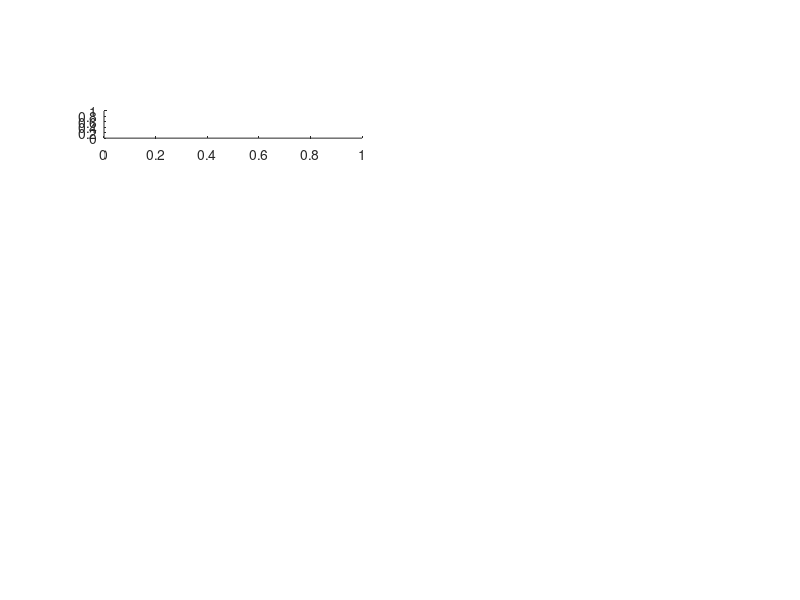

Write the MATLAB code that produced this figure. (Note: this script raises an error after producing the figure.)


subplot(8,2,3); hold on
std_sai_means_e1_7=std(data.trials.t1.psd.e1.sai.means.beta(:,7));
plot([0 size(data.trials.t1.psd.e1.sai.means.beta,1)],[data.trials.t1.psd.e1.sai.supermeans.beta(7) data.trials.t1.psd.e1.sai.supermeans.beta(7)],'r','LineWidth',2)
plot([0 size(data.trials.t1.psd.e1.sai.means.beta,1)],[data.trials.t1.psd.e1.sai.supermeans.beta(7)+3*std_sai_means_e1_7 data.trials.t1.psd.e1.sai.supermeans.beta(7)+3*std_sai_means_e1_7],'--r')
if data.trials.t1.psd.e1.sai.supermeans.beta(7)-3*std_sai_means_e1_7>0
    plot([0 size(data.trials.t1.psd.e1.sai.means.beta,1)],...
        [data.trials.t1.psd.e1.sai.supermeans.beta(7)-3*std_sai_means_e1_7 data.trials.t1.psd.e1.sai.supermeans.beta(7)-3*std_sai_means_e1_7],'--r')
else
end

subplot(8,2,4); hold on
std_sai_means_e1_18=std(data.trials.t1.psd.e1.sai.means.beta(:,18));
plot([0 size(data.trials.t1.psd.e1.sai.means.beta,1)],[data.trials.t1.psd.e1.sai.supermeans.beta(18) data.trials.t1.psd.e1.sai.supermeans.beta(18)],'r','LineWidth',2)
plot([0 size(data.trials.t1.psd.e1.sai.means.beta,1)],[data.trials.t1.psd.e1.sai.supermeans.beta(18)+3*std_sai_means_e1_18 data.trials.t1.psd.e1.sai.supermeans.beta(18)+3*std_sai_means_e1_18],'--r')
if data.trials.t1.psd.e1.sai.supermeans.beta(18)-3*std_sai_means_e1_18>0
    plot([0 size(data.trials.t1.psd.e1.sai.means.beta,1)],...
        [data.trials.t1.psd.e1.sai.supermeans.beta(18)-3*std_sai_means_e1_18 data.trials.t1.psd.e1.sai.supermeans.beta(18)-3*std_sai_means_e1_18],'--r')
else
end

subplot(8,2,7); hold on
std_sai_means_e2_7=std(data.trials.t1.psd.e2.sai.means.beta(:,7));
plot([0 size(data.trials.t1.psd.e2.sai.means.beta,1)],[data.trials.t1.psd.e2.sai.supermeans.beta(7) data.trials.t1.psd.e2.sai.supermeans.beta(7)],'r','LineWidth',2)
plot([0 size(data.trials.t1.psd.e2.sai.means.beta,1)],[data.trials.t1.psd.e2.sai.supermeans.beta(7)+3*std_sai_means_e2_7 data.trials.t1.psd.e2.sai.supermeans.beta(7)+3*std_sai_means_e2_7],'--r')
if data.trials.t1.psd.e2.sai.supermeans.beta(7)-3*std_sai_means_e2_7>0
    plot([0 size(data.trials.t1.psd.e2.sai.means.beta,1)],...
        [data.trials.t1.psd.e2.sai.supermeans.beta(7)-3*std_sai_means_e2_7 data.trials.t1.psd.e2.sai.supermeans.beta(7)-3*std_sai_means_e2_7],'--r')
else
end

subplot(8,2,8); hold on
std_sai_means_e2_18=std(data.trials.t1.psd.e2.sai.means.beta(:,18));
plot([0 size(data.trials.t1.psd.e2.sai.means.beta,1)],[data.trials.t1.psd.e2.sai.supermeans.beta(18) data.trials.t1.psd.e2.sai.supermeans.beta(18)],'r','LineWidth',2)
plot([0 size(data.trials.t1.psd.e2.sai.means.beta,1)],[data.trials.t1.psd.e2.sai.supermeans.beta(18)+3*std_sai_means_e2_18 data.trials.t1.psd.e2.sai.supermeans.beta(18)+3*std_sai_means_e2_18],'--r')
if data.trials.t1.psd.e2.sai.supermeans.beta(18)-3*std_sai_means_e2_18>0
    plot([0 size(data.trials.t1.psd.e2.sai.means.beta,1)],...
        [data.trials.t1.psd.e2.sai.supermeans.beta(18)-3*std_sai_means_e2_18 data.trials.t1.psd.e2.sai.supermeans.beta(18)-3*std_sai_means_e2_18],'--r')
else
end

subplot(8,2,11); hold on
std_sai_means_e3_7=std(data.trials.t1.psd.e3.sai.means.beta(:,7));
plot([0 size(data.trials.t1.psd.e3.sai.means.beta,1)],[data.trials.t1.psd.e3.sai.supermeans.beta(7) data.trials.t1.psd.e3.sai.supermeans.beta(7)],'r','LineWidth',2)
plot([0 size(data.trials.t1.psd.e3.sai.means.beta,1)],[data.trials.t1.psd.e3.sai.supermeans.beta(7)+3*std_sai_means_e3_7 data.trials.t1.psd.e3.sai.supermeans.beta(7)+3*std_sai_means_e3_7],'--r')
if data.trials.t1.psd.e3.sai.supermeans.beta(7)-3*std_sai_means_e3_7>0
    plot([0 size(data.trials.t1.psd.e3.sai.means.beta,1)],...
        [data.trials.t1.psd.e3.sai.supermeans.beta(7)-3*std_sai_means_e3_7 data.trials.t1.psd.e3.sai.supermeans.beta(7)-3*std_sai_means_e3_7],'--r')
else
end

subplot(8,2,12); hold on
std_sai_means_e3_18=std(data.trials.t1.psd.e3.sai.means.beta(:,18));
plot([0 size(data.trials.t1.psd.e3.sai.means.beta,1)],[data.trials.t1.psd.e3.sai.supermeans.beta(18) data.trials.t1.psd.e3.sai.supermeans.beta(18)],'r','LineWidth',2)
plot([0 size(data.trials.t1.psd.e3.sai.means.beta,1)],[data.trials.t1.psd.e3.sai.supermeans.beta(18)+3*std_sai_means_e3_18 data.trials.t1.psd.e3.sai.supermeans.beta(18)+3*std_sai_means_e3_18],'--r')
if data.trials.t1.psd.e3.sai.supermeans.beta(18)-3*std_sai_means_e3_18>0
    plot([0 size(data.trials.t1.psd.e3.sai.means.beta,1)],...
        [data.trials.t1.psd.e3.sai.supermeans.beta(18)-3*std_sai_means_e3_18 data.trials.t1.psd.e3.sai.supermeans.beta(18)-3*std_sai_means_e3_18],'--r')
else
end

subplot(8,2,15); hold on
std_sai_means_e4_7=std(data.trials.t1.psd.e4.sai.means.beta(:,7));
plot([0 size(data.trials.t1.psd.e4.sai.means.beta,1)],[data.trials.t1.psd.e4.sai.supermeans.beta(7) data.trials.t1.psd.e4.sai.supermeans.beta(7)],'r','LineWidth',2)
plot([0 size(data.trials.t1.psd.e4.sai.means.beta,1)],[data.trials.t1.psd.e4.sai.supermeans.beta(7)+3*std_sai_means_e4_7 data.trials.t1.psd.e4.sai.supermeans.beta(7)+3*std_sai_means_e4_7],'--r')
if data.trials.t1.psd.e4.sai.supermeans.beta(7)-3*std_sai_means_e4_7>0
    plot([0 size(data.trials.t1.psd.e4.sai.means.beta,1)],...
        [data.trials.t1.psd.e4.sai.supermeans.beta(7)-3*std_sai_means_e4_7 data.trials.t1.psd.e4.sai.supermeans.beta(7)-3*std_sai_means_e4_7],'--r')
else
end

subplot(8,2,16); hold on
std_sai_means_e4_18=std(data.trials.t1.psd.e4.sai.means.beta(:,18));
plot([0 size(data.trials.t1.psd.e4.sai.means.beta,1)],[data.trials.t1.psd.e4.sai.supermeans.beta(18) data.trials.t1.psd.e4.sai.supermeans.beta(18)],'r','LineWidth',2)
plot([0 size(data.trials.t1.psd.e4.sai.means.beta,1)],[data.trials.t1.psd.e4.sai.supermeans.beta(18)+3*std_sai_means_e4_18 data.trials.t1.psd.e4.sai.supermeans.beta(18)+3*std_sai_means_e4_18],'--r')
if data.trials.t1.psd.e4.sai.supermeans.beta(18)-3*std_sai_means_e4_18>0
    plot([0 size(data.trials.t1.psd.e4.sai.means.beta,1)],...
        [data.trials.t1.psd.e4.sai.supermeans.beta(18)-3*std_sai_means_e4_18 data.trials.t1.psd.e4.sai.supermeans.beta(18)-3*std_sai_means_e4_18],'--r')
else
end

%find indices above 3STD, then should be able to automatically recalc epoch
%can even put a green line there or something could maybe identify all
%possible epochs and then which one it chose
%maybe best to create a new field epoch_new then rerun untitled4

%%

find_means_above_3std_e1_7=find(data.trials.t1.psd.e1.sai.means.beta(:,7)>=data.trials.t1.psd.e1.sai.supermeans.beta(7)+3*std_sai_means_e1_7)
if isempty(find(find_means_above_3std_e1_7==0))==1
    range_find_means_above_3std_e1_7=[0 find_means_above_3std_e1_7']
end

if isempty(find(find_means_above_3std_e1_7==100))==1
    range_find_means_above_3std_e1_7=[range_find_means_above_3std_e1_7 100]
end
[max_diff_range_find_means_above_3std_e1_7,i_max_diff_range_find_means_above_3std_e1_7]=max(diff(range_find_means_above_3std_e1_7))
epoch_new_e1_7=[range_find_means_above_3std_e1_7(i_max_diff_range_find_means_above_3std_e1_7) range_find_means_above_3std_e1_7(i_max_diff_range_find_means_above_3std_e1_7+1)]*1e3
data.trials.t1.epochs_new.e1_7=[data.trials.t1.epochs.e1(1)+epoch_new_e1_7(1) data.trials.t1.epochs.e1(1)+epoch_new_e1_7(2)]


find_means_above_3std_e1_18=find(data.trials.t1.psd.e1.sai.means.beta(:,18)>=data.trials.t1.psd.e1.sai.supermeans.beta(18)+3*std_sai_means_e1_18)
if isempty(find(find_means_above_3std_e1_18==0))==1
    range_find_means_above_3std_e1_18=[0 find_means_above_3std_e1_18']
end

if isempty(find(find_means_above_3std_e1_18==100))==1
    range_find_means_above_3std_e1_18=[range_find_means_above_3std_e1_18 100]
end
[max_diff_range_find_means_above_3std_e1_18,i_max_diff_range_find_means_above_3std_e1_18]=max(diff(range_find_means_above_3std_e1_18))
epoch_new_e1_18=[range_find_means_above_3std_e1_18(i_max_diff_range_find_means_above_3std_e1_18) range_find_means_above_3std_e1_18(i_max_diff_range_find_means_above_3std_e1_18+1)]*1e3
data.trials.t1.epochs_new.e1_18=[data.trials.t1.epochs.e1(1)+epoch_new_e1_18(1) data.trials.t1.epochs.e1(1)+epoch_new_e1_18(2)]


find_means_above_3std_e2_7=find(data.trials.t1.psd.e2.sai.means.beta(:,7)>=data.trials.t1.psd.e2.sai.supermeans.beta(7)+3*std_sai_means_e2_7)
if isempty(find(find_means_above_3std_e2_7==0))==1
    range_find_means_above_3std_e2_7=[0 find_means_above_3std_e2_7']
end

if isempty(find(find_means_above_3std_e2_7==100))==1
    range_find_means_above_3std_e2_7=[range_find_means_above_3std_e2_7 100]
end
[max_diff_range_find_means_above_3std_e2_7,i_max_diff_range_find_means_above_3std_e2_7]=max(diff(range_find_means_above_3std_e2_7))
epoch_new_e2_7=[range_find_means_above_3std_e2_7(i_max_diff_range_find_means_above_3std_e2_7) range_find_means_above_3std_e2_7(i_max_diff_range_find_means_above_3std_e2_7+1)]*1e3
data.trials.t1.epochs_new.e2_7=[data.trials.t1.epochs.e2(1)+epoch_new_e2_7(1) data.trials.t1.epochs.e2(1)+epoch_new_e2_7(2)]


find_means_above_3std_e2_18=find(data.trials.t1.psd.e2.sai.means.beta(:,18)>=data.trials.t1.psd.e2.sai.supermeans.beta(18)+3*std_sai_means_e2_18)
if isempty(find(find_means_above_3std_e2_18==0))==1
    range_find_means_above_3std_e2_18=[0 find_means_above_3std_e2_18']
end

if isempty(find(find_means_above_3std_e2_18==100))==1
    range_find_means_above_3std_e2_18=[range_find_means_above_3std_e2_18 100]
end
[max_diff_range_find_means_above_3std_e2_18,i_max_diff_range_find_means_above_3std_e2_18]=max(diff(range_find_means_above_3std_e2_18))
epoch_new_e2_18=[range_find_means_above_3std_e2_18(i_max_diff_range_find_means_above_3std_e2_18) range_find_means_above_3std_e2_18(i_max_diff_range_find_means_above_3std_e2_18+1)]*1e3
data.trials.t1.epochs_new.e2_18=[data.trials.t1.epochs.e2(1)+epoch_new_e2_18(1) data.trials.t1.epochs.e2(1)+epoch_new_e2_18(2)]

find_means_above_3std_e3_7=find(data.trials.t1.psd.e3.sai.means.beta(:,7)>=data.trials.t1.psd.e3.sai.supermeans.beta(7)+3*std_sai_means_e3_7)
if isempty(find(find_means_above_3std_e3_7==0))==1
    range_find_means_above_3std_e3_7=[0 find_means_above_3std_e3_7']
end

if isempty(find(find_means_above_3std_e3_7==100))==1
    range_find_means_above_3std_e3_7=[range_find_means_above_3std_e3_7 100]
end
[max_diff_range_find_means_above_3std_e3_7,i_max_diff_range_find_means_above_3std_e3_7]=max(diff(range_find_means_above_3std_e3_7))
epoch_new_e3_7=[range_find_means_above_3std_e3_7(i_max_diff_range_find_means_above_3std_e3_7) range_find_means_above_3std_e3_7(i_max_diff_range_find_means_above_3std_e3_7+1)]*1e3
data.trials.t1.epochs_new.e3_7=[data.trials.t1.epochs.e3(1)+epoch_new_e3_7(1) data.trials.t1.epochs.e3(1)+epoch_new_e3_7(2)]

find_means_above_3std_e3_18=find(data.trials.t1.psd.e3.sai.means.beta(:,18)>=data.trials.t1.psd.e3.sai.supermeans.beta(18)+3*std_sai_means_e3_18)
if isempty(find(find_means_above_3std_e3_18==0))==1
    range_find_means_above_3std_e3_18=[0 find_means_above_3std_e3_18']
end

if isempty(find(find_means_above_3std_e3_18==100))==1
    range_find_means_above_3std_e3_18=[range_find_means_above_3std_e3_18 100]
end
[max_diff_range_find_means_above_3std_e3_18,i_max_diff_range_find_means_above_3std_e3_18]=max(diff(range_find_means_above_3std_e3_18))
epoch_new_e3_18=[range_find_means_above_3std_e3_18(i_max_diff_range_find_means_above_3std_e3_18) range_find_means_above_3std_e3_18(i_max_diff_range_find_means_above_3std_e3_18+1)]*1e3
data.trials.t1.epochs_new.e3_18=[data.trials.t1.epochs.e3(1)+epoch_new_e3_18(1) data.trials.t1.epochs.e3(1)+epoch_new_e3_18(2)]

find_means_above_3std_e4_7=find(data.trials.t1.psd.e4.sai.means.beta(:,7)>=data.trials.t1.psd.e4.sai.supermeans.beta(7)+3*std_sai_means_e4_7)
if isempty(find(find_means_above_3std_e4_7==0))==1
    range_find_means_above_3std_e4_7=[0 find_means_above_3std_e4_7']
end

if isempty(find(find_means_above_3std_e4_7==100))==1
    range_find_means_above_3std_e4_7=[range_find_means_above_3std_e4_7 100]
end
[max_diff_range_find_means_above_3std_e4_7,i_max_diff_range_find_means_above_3std_e4_7]=max(diff(range_find_means_above_3std_e4_7))
epoch_new_e4_7=[range_find_means_above_3std_e4_7(i_max_diff_range_find_means_above_3std_e4_7) range_find_means_above_3std_e4_7(i_max_diff_range_find_means_above_3std_e4_7+1)]*1e3
data.trials.t1.epochs_new.e4_7=[data.trials.t1.epochs.e4(1)+epoch_new_e4_7(1) data.trials.t1.epochs.e4(1)+epoch_new_e4_7(2)]

find_means_above_3std_e4_18=find(data.trials.t1.psd.e4.sai.means.beta(:,18)>=data.trials.t1.psd.e4.sai.supermeans.beta(18)+3*std_sai_means_e4_18)
if isempty(find(find_means_above_3std_e4_18==0))==1
    range_find_means_above_3std_e4_18=[0 find_means_above_3std_e4_18']
end

if isempty(find(find_means_above_3std_e4_18==100))==1
    range_find_means_above_3std_e4_18=[range_find_means_above_3std_e4_18 100]
end
[max_diff_range_find_means_above_3std_e4_18,i_max_diff_range_find_means_above_3std_e4_18]=max(diff(range_find_means_above_3std_e4_18))
epoch_new_e4_18=[range_find_means_above_3std_e4_18(i_max_diff_range_find_means_above_3std_e4_18) range_find_means_above_3std_e4_18(i_max_diff_range_find_means_above_3std_e4_18+1)]*1e3
data.trials.t1.epochs_new.e4_18=[data.trials.t1.epochs.e4(1)+epoch_new_e4_18(1) data.trials.t1.epochs.e4(1)+epoch_new_e4_18(2)]



subplot(8,2,3)
ylim_e1_7=get(gca,'ylim')
plot([epoch_new_e1_7(1) epoch_new_e1_7(2)]/1000,[ylim_e1_7(2)-.1*ylim_e1_7(2) ylim_e1_7(2)-.1*ylim_e1_7(2)],'g','LineWidth',2)

subplot(8,2,4)
ylim_e1_18=get(gca,'ylim')
plot([epoch_new_e1_18(1) epoch_new_e1_18(2)]/1000,[ylim_e1_18(2)-.1*ylim_e1_18(2) ylim_e1_18(2)-.1*ylim_e1_18(2)],'g','LineWidth',2)

subplot(8,2,7)
ylim_e2_7=get(gca,'ylim')
plot([epoch_new_e2_7(1) epoch_new_e2_7(2)]/1000,[ylim_e2_7(2)-.1*ylim_e2_7(2) ylim_e2_7(2)-.1*ylim_e2_7(2)],'g','LineWidth',2)

subplot(8,2,8)
ylim_e2_18=get(gca,'ylim')
plot([epoch_new_e2_18(1) epoch_new_e2_18(2)]/1000,[ylim_e2_18(2)-.1*ylim_e2_18(2) ylim_e2_18(2)-.1*ylim_e2_18(2)],'g','LineWidth',2)

subplot(8,2,11)
ylim_e3_7=get(gca,'ylim')
plot([epoch_new_e3_7(1) epoch_new_e3_7(2)]/1000,[ylim_e3_7(2)-.1*ylim_e3_7(2) ylim_e3_7(2)-.1*ylim_e3_7(2)],'g','LineWidth',2)

subplot(8,2,12)
ylim_e3_18=get(gca,'ylim')
plot([epoch_new_e3_18(1) epoch_new_e3_18(2)]/1000,[ylim_e3_18(2)-.1*ylim_e3_18(2) ylim_e3_18(2)-.1*ylim_e3_18(2)],'g','LineWidth',2)

subplot(8,2,15)
ylim_e4_7=get(gca,'ylim')
plot([epoch_new_e4_7(1) epoch_new_e4_7(2)]/1000,[ylim_e4_7(2)-.1*ylim_e4_7(2) ylim_e4_7(2)-.1*ylim_e4_7(2)],'g','LineWidth',2)

subplot(8,2,16)
ylim_e4_18=get(gca,'ylim')
plot([epoch_new_e4_18(1) epoch_new_e4_18(2)]/1000,[ylim_e4_18(2)-.1*ylim_e4_18(2) ylim_e4_18(2)-.1*ylim_e4_18(2)],'g','LineWidth',2)

cd ~/nr_data_analysis/data_analyzed/eeg
data_eeg_anal_rest_pro00087153_0003.trials.t1.epochs_new=data.trials.t1.epochs_new


